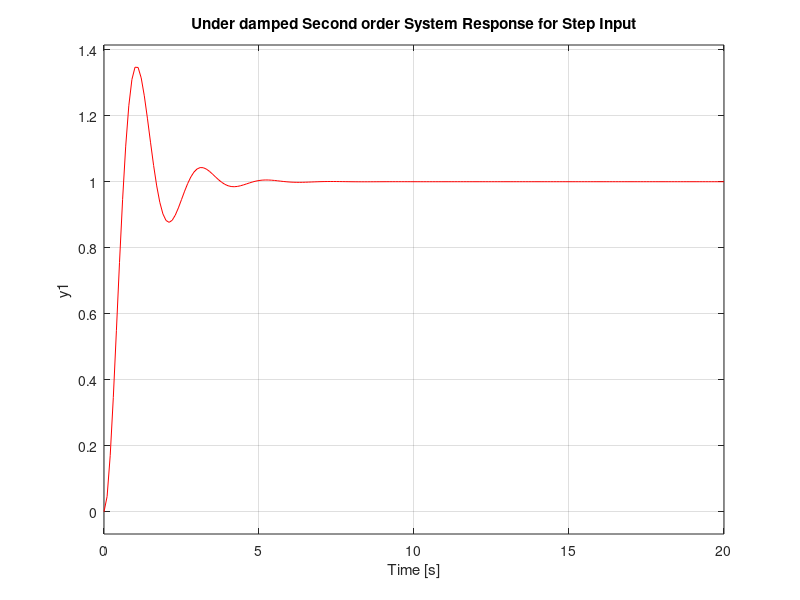

The MATLAB source for this figure: (Note: this script raises an error after producing the figure.)
num=[10]
den=[1 2 10]
sys=tf(num,den)
t=0:0.1:20
[Wn Z P]=damp(sys)
Wn=Wn(1)
Z=Z(1)
step(sys,t,'r')
title('Under damped Second order System Response for Step Input')
grid on
stepinfo(sys)